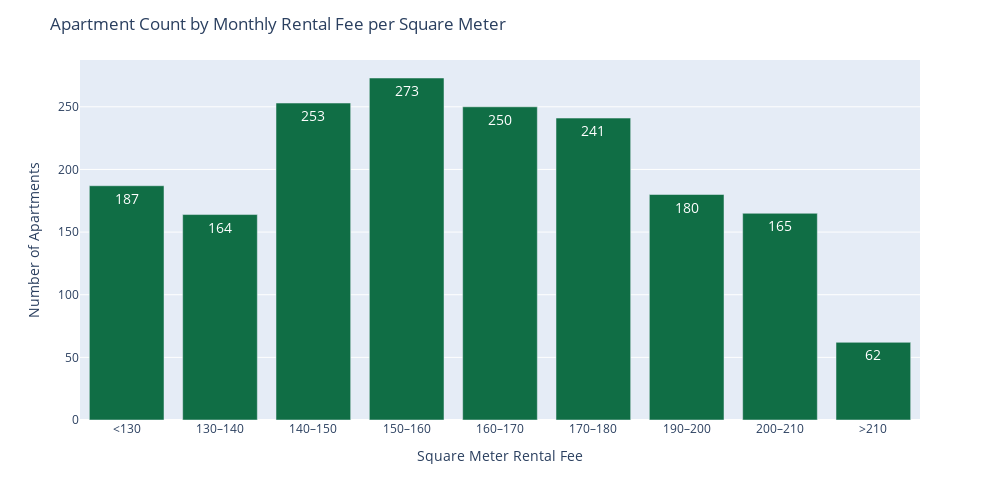

Notebook code for this chart:
### Code cell
price_per_sqm_stats_df = price_df.groupby('price_per_sqm_bin').count().reset_index().\
                                  rename(columns = {'id':'apartment_count'})[['price_per_sqm_bin','apartment_count']]

fig = px.bar(price_per_sqm_stats_df,
             x="price_per_sqm_bin",
             y="apartment_count",
             text='apartment_count')

fig.update_traces(textposition='inside',
                  texttemplate='%{text}',
                  marker_color='#106e45',
                  textfont_size=14)

fig.update_layout(title_text = 'Apartment Count by Monthly Rental Fee per Square Meter',
                  yaxis_title = 'Number of Apartments',
                  xaxis_title = 'Square Meter Rental Fee',
                  height = 500, width = 1000)

for idx in range(len(fig.data)):
    fig.data[idx].x = ['<130','130–140','140–150','150–160','160–170','170–180','190–200','200–210','>210']

fig.show()

### Figure 1 — Plotly figure (JSON) as saved in the notebook; plotly's stock layout.template omitted (floating-point values rounded to 4 significant figures)
{"data": [{"alignmentgroup": "True", "hoverlabel": {"namelength": 0}, "hovertemplate": "price_per_sqm_bin=%{x}<br>apartment_count=%{text}", "legendgroup": "", "marker": {"color": "#106e45"}, "name": "", "offsetgroup": "", "orientation": "v", "showlegend": false, "text": [187, 164, 253, 273, 250, 241, 180, 165, 62, 232], "textfont": {"size": 14}, "textposition": "inside", "texttemplate": "%{text}", "type": "bar", "x": ["<130", "130–140", "140–150", "150–160", "160–170", "170–180", "190–200", "200–210", ">210"], "xaxis": "x", "y": [187, 164, 253, 273, 250, 241, 180, 165, 62, 232], "yaxis": "y"}], "layout": {"barmode": "relative", "height": 500, "legend": {"tracegroupgap": 0}, "margin": {"t": 60}, "title": {"text": "Apartment Count by Monthly Rental Fee per Square Meter"}, "width": 1000, "xaxis": {"anchor": "y", "domain": [0, 1], "title": {"text": "Square Meter Rental Fee"}}, "yaxis": {"anchor": "x", "domain": [0, 1], "title": {"text": "Number of Apartments"}}}}
